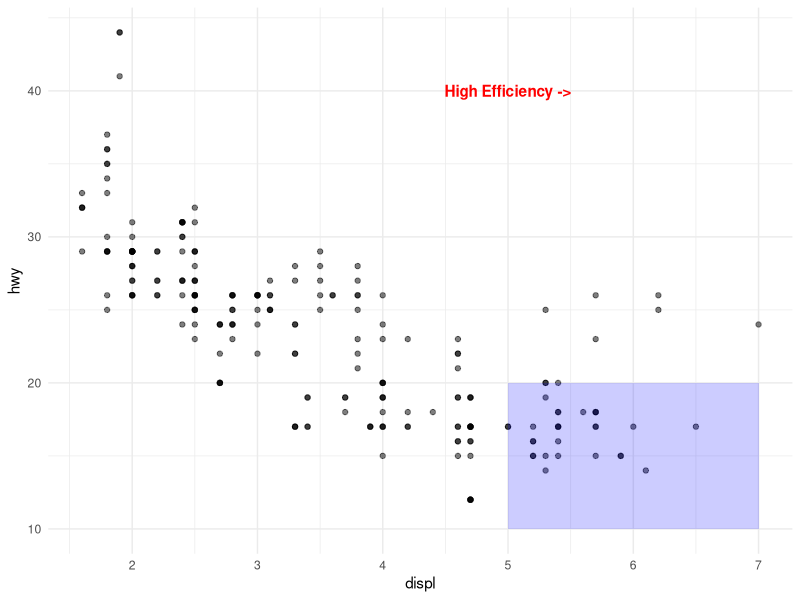
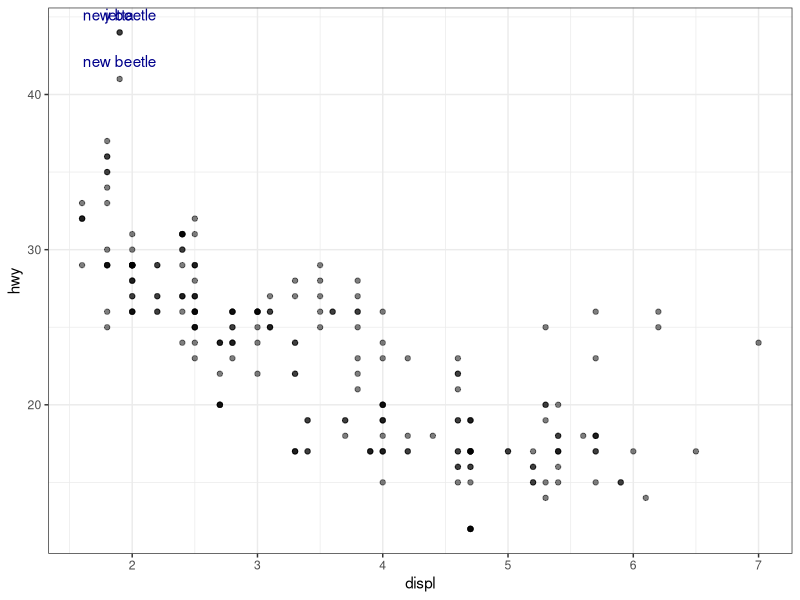
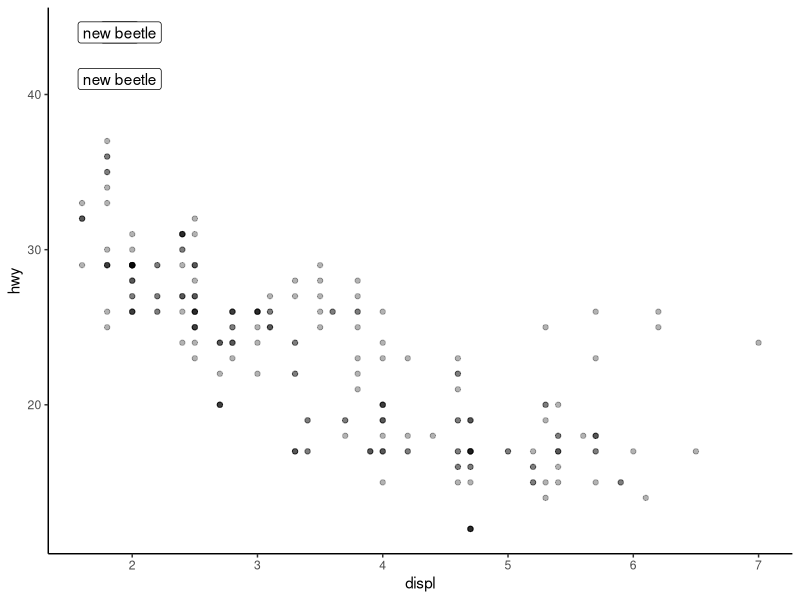

Reproduce these figures in R, in order.
## ---- chunk 1
library(tidyverse)
## ---- chunk 2
ggplot(mpg, aes(x = displ, y = hwy)) +
  geom_point(alpha = 0.5) +
  annotate("text", x = 5, y = 40, label = "High Efficiency ->", color = "red", fontface = "bold") +
  annotate("rect", xmin = 5, xmax = 7, ymin = 10, ymax = 20, alpha = 0.2, fill = "blue") +
  theme_minimal()
## ---- chunk 3
# Label only the most efficient cars
labels_df <- mpg %>% filter(hwy > 40)

ggplot(mpg, aes(x = displ, y = hwy)) +
  geom_point(alpha = 0.5) +
  geom_text(data = labels_df, aes(label = model), vjust = -1, color = "darkblue") +
  theme_bw()
## ---- chunk 4
ggplot(mpg, aes(x = displ, y = hwy)) +
  geom_point(alpha = 0.3) +
  geom_label(data = labels_df, aes(label = model), fill = "white") +
  theme_classic()
